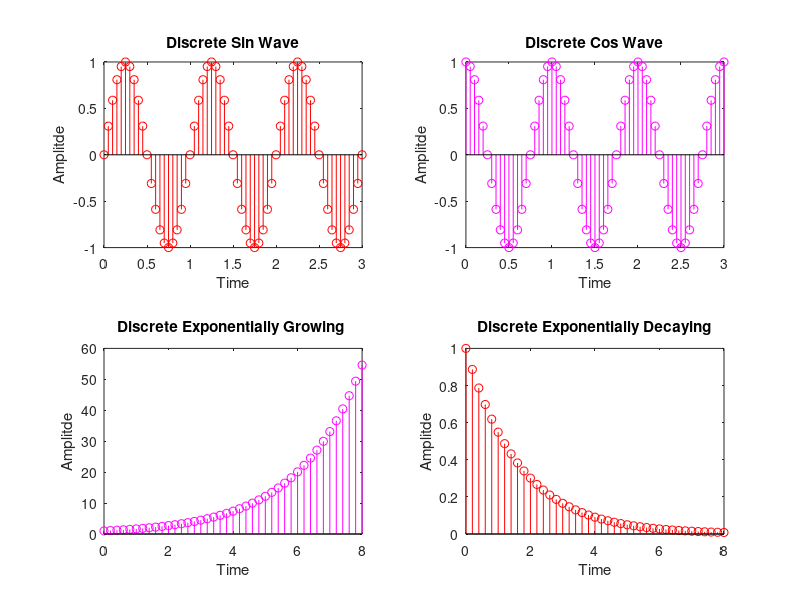

This figure's MATLAB source:
clc %clear command window
clear all %clear variable/workspace
x=0:0.05:3; % declaring x's range with 0.05 sample rate

%Sine Wave
subplot(2,2,1); %2 by 2 subplot and 1st position
y=sin(2*pi*x); %math function for Sinewave
stem(x,y,'r'); %Discrete plotting x and y / red color
xlabel('Time'); %renaming x axis
ylabel('Amplitde'); %renaming y axis
title('Discrete Sin Wave'); %renaming plot title

%Cosine Wave
subplot(2,2,2);  % 2 by 2 subplot and 2nd position
y1=cos(2*pi*x); %math function for cos wave
stem(x,y1,'m'); %Discrete plotting x and y2 / magenta color
xlabel('Time'); %renaming x axis
ylabel('Amplitde'); %renaming y axis
title('Discrete Cos Wave'); %renaming plot title

%exponentially growing signal
subplot(2,2,3); % 2 by 1 subplot and 3rd position
x1=0:0.2:8; %(0 < x1 < 10), sample rate 0.1
g=0.5; %positive value for growing 
y2=exp(g*x1); %exponential math function
stem(x1,y2,'m'); %Discrete plotting x1 and y2, magenta color
xlabel('Time');%renaming x axis
ylabel('Amplitde'); %renaming y axis
title('Discrete Exponentially Growing ');%renaming plot title

%exponentially decaying signal
subplot(2,2,4); % 2 by 1 subplot and 4th position
d=-0.6; % negetive value for decaying
y3=exp(d*x1); %exponential math function
stem(x1,y3,'r'); %Discrete plotting x1 and y3
xlabel('Time');%renaming x axis
ylabel('Amplitde'); %renaming y axis
title('Discrete Exponentially Decaying');%renaming plot title